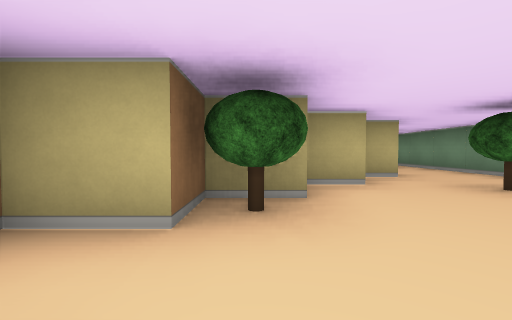
[1] (above)

12 first-person views from a walk through a cub3D level. The camera is about half as high as the walls, tilts 2° down and sees 90° across. The floor is counted in squares. Each view is taken from the middle of a square. On the plan, view 1 faces up. The plan holds only what a view shows up to about 9 squares ahead; the rest is blank.

[2]
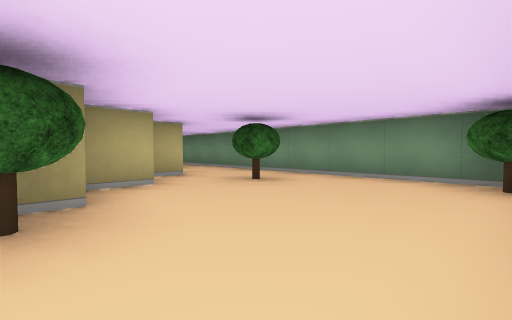

[3]
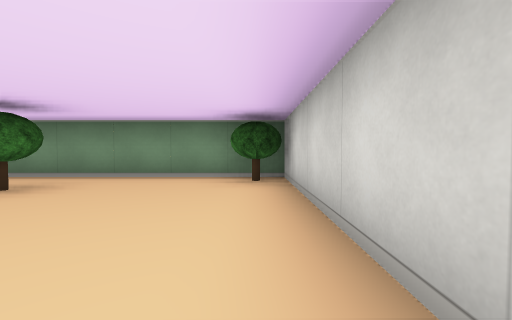

[4]
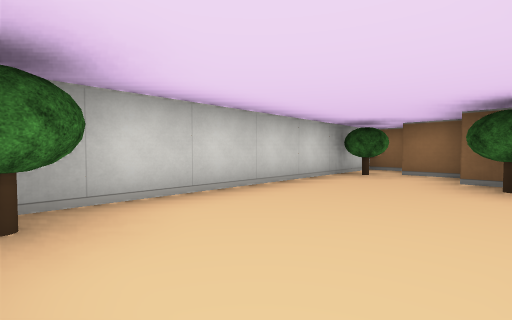

[5]
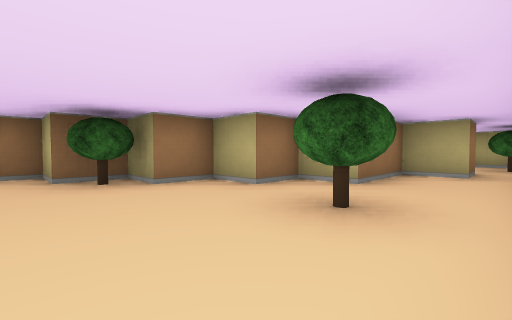

[6]
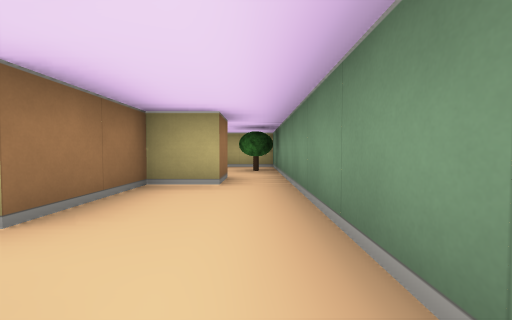

[7]
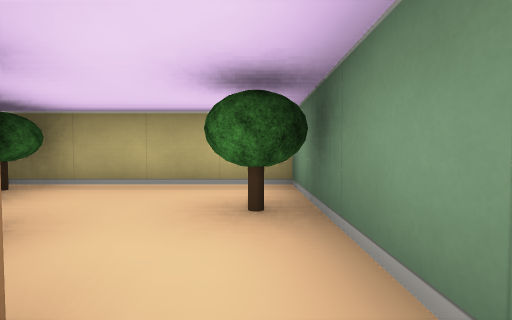

[8]
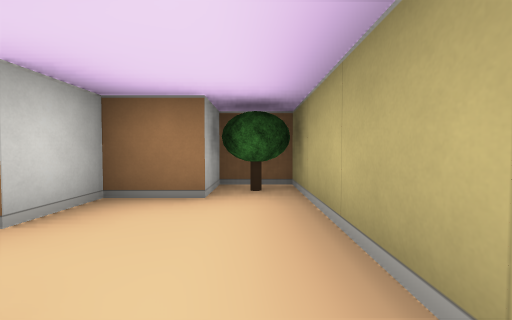

[9]
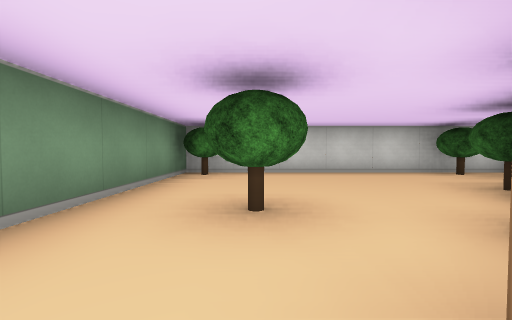

[10]
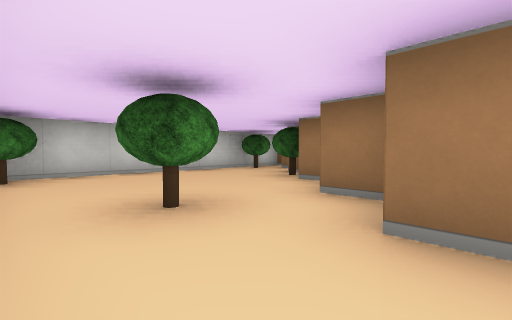

[11]
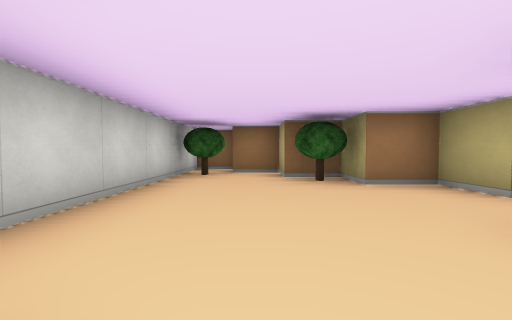

[12]
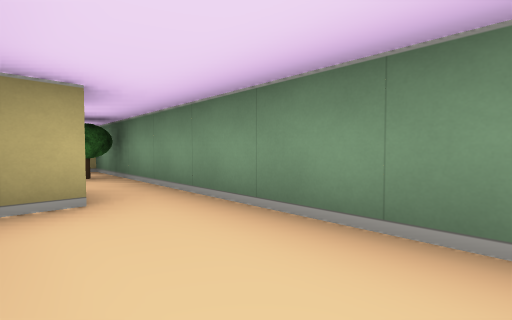

### Floor plan
Ten units are one square. View 1 is at (0, 0); x grows to the right and y downward. Boxes are objects, and circles mark ways between rooms. Rooms are numbered by the first view taken in them; rooms with no view inside come last. Other rooms are left out.
<svg viewBox="-30 -110 80 120">
<path fill="none" stroke="#000" d="M-25 -5 -25 5 45 5 45 -75M35 -75 35 -65 25 -65 25 -45 15 -45 15 -35 5 -35 5 -25 -5 -25 -5 -15 -15 -15 -15 -5M45 -75 45 -105 5 -105 5 -95 15 -95 15 -85 25 -85"/>
<rect x="-15" y="-5" width="10" height="10" fill="#bbb"><title>tree</title></rect>
<rect x="-5" y="-25" width="10" height="10" fill="#bbb"><title>tree</title></rect>
<rect x="25" y="-35" width="10" height="10" fill="#bbb"><title>tree</title></rect>
<rect x="35" y="-5" width="10" height="10" fill="#bbb"><title>tree</title></rect>
<rect x="5" y="-105" width="10" height="10" fill="#bbb"><title>tree</title></rect>
<rect x="35" y="-95" width="10" height="10" fill="#bbb"><title>tree</title></rect>
<circle cx="40" cy="-70" r="3" fill="#2a7"/>
<text x="20" y="-20">1</text>
<text x="30" y="-90">2</text>
</svg>
Room 1 opens to room 2.

Where each view was taken, in squares from view 1:
view 1: 0 up, 0 right, facing up
view 2: 0 up, 0 right, facing up-right
view 3: 0 up, 0 right, facing right
view 4: 2 up, 4 right, facing down-left
view 5: 1 up, 4 right, facing up-left
view 6: 3 up, 4 right, facing up
view 7: 7 up, 4 right, facing up
view 8: 10 up, 4 right, facing left
view 9: 5 up, 3 right, facing down
view 10: 5 up, 4 right, facing down-left
view 11: 1 up, 4 right, facing left
view 12: 4 up, 3 right, facing up-right
